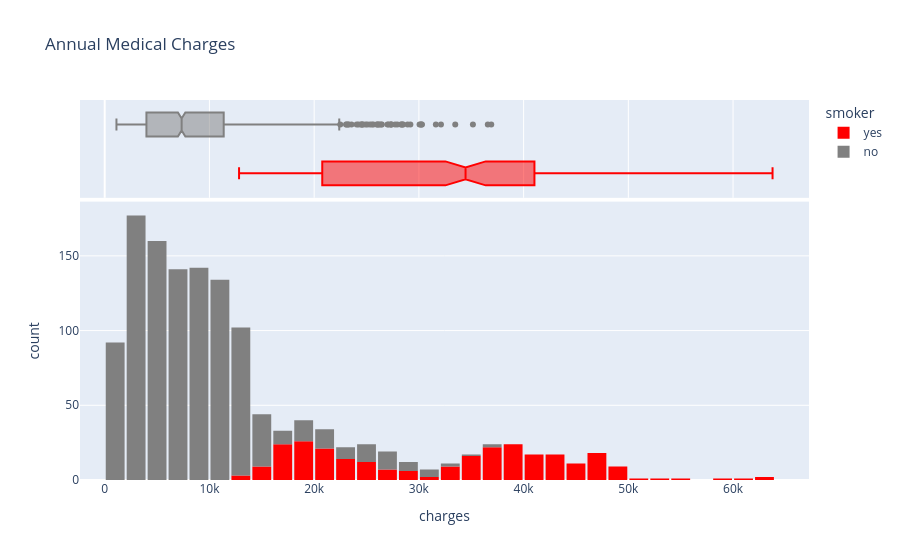

The cell this chart's notebook holds for it:
### Code cell
fig = px.histogram(df, x = "charges",marginal="box", color_discrete_sequence=["red","grey"], color="smoker",title="Annual Medical Charges")
fig.update_layout(bargap = 0.1)
fig.show()

### Figure 1 — Plotly figure (JSON) as saved in the notebook; plotly's stock layout.template omitted (floating-point values rounded to 4 significant figures; data arrays with more than 128 entries replaced by an {"elided": "..."} marker saying what was removed)
{"data": [{"bingroup": "x", "hovertemplate": "smoker=yes<br>charges=%{x}<br>count=%{y}<extra></extra>", "legendgroup": "yes", "marker": {"color": "red", "pattern": {"shape": ""}}, "name": "yes", "orientation": "v", "showlegend": true, "type": "histogram", "x": {"elided": "274 float values"}, "xaxis": "x", "yaxis": "y"}, {"hovertemplate": "smoker=yes<br>charges=%{x}<extra></extra>", "legendgroup": "yes", "marker": {"color": "red"}, "name": "yes", "notched": true, "showlegend": false, "type": "box", "x": {"elided": "274 float values"}, "xaxis": "x2", "yaxis": "y2"}, {"bingroup": "x", "hovertemplate": "smoker=no<br>charges=%{x}<br>count=%{y}<extra></extra>", "legendgroup": "no", "marker": {"color": "grey", "pattern": {"shape": ""}}, "name": "no", "orientation": "v", "showlegend": true, "type": "histogram", "x": {"elided": "1064 float values"}, "xaxis": "x", "yaxis": "y"}, {"hovertemplate": "smoker=no<br>charges=%{x}<extra></extra>", "legendgroup": "no", "marker": {"color": "grey"}, "name": "no", "notched": true, "showlegend": false, "type": "box", "x": {"elided": "1064 float values"}, "xaxis": "x2", "yaxis": "y2"}], "layout": {"bargap": 0.1, "barmode": "relative", "legend": {"title": {"text": "smoker"}, "tracegroupgap": 0}, "title": {"text": "Annual Medical Charges"}, "xaxis": {"anchor": "y", "domain": [0, 1], "title": {"text": "charges"}}, "xaxis2": {"anchor": "y2", "domain": [0, 1], "matches": "x", "showgrid": true, "showticklabels": false}, "yaxis": {"anchor": "x", "domain": [0, 0.7326], "title": {"text": "count"}}, "yaxis2": {"anchor": "x2", "domain": [0.7426, 1], "matches": "y2", "showgrid": false, "showline": false, "showticklabels": false, "ticks": ""}}}
